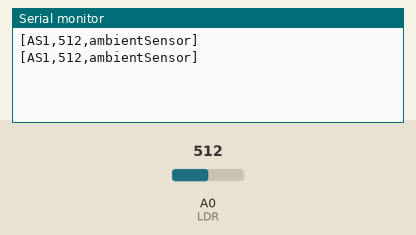
A sketch run on a simulated Arduino Uno, built with avr-gcc and run on an emulated ATmega328P. On the bench: the last lines printed to the serial monitor. The test bench sets the inputs (shaded band); at power-on: A0 (LDR) = 512.

Above: at 10.8 s.
10.9 s: A0 (LDR) set to 716
At 20.7 s:
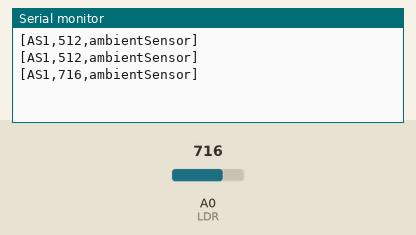
20.9 s: A0 (LDR) set to 900
At 31.3 s:
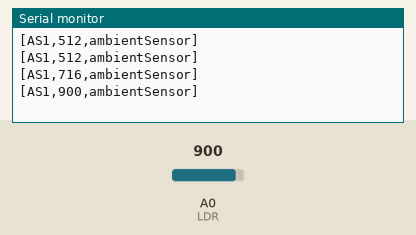
Timing chart, 0 to 32.8 s (numbered marks = the images above; inputs shaded):
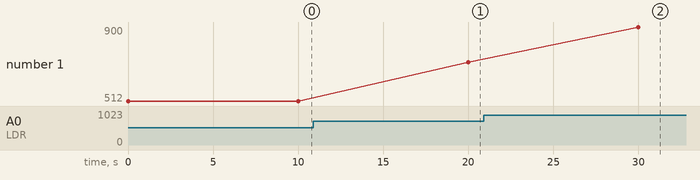

Measured:
- after the input at 10.9 s, the serial monitor: prints a new line after 9.1 s (image 1)
- after the input at 20.9 s, the serial monitor: prints a new line after 9.1 s (image 2)
- plotted number 1: 512 → 716 after the input at 10.9 s, 716 → 900 after the input at 20.9 s

The sketch:

ldr_sensor.ino
```cpp
String ID = "AS1";
const int LDR = A0;
int val = 0;

void setup() {
  Serial.begin(9600);
}

void loop() {
  val = analogRead(LDR);
  int brightness = ((val/1023) * 100);
  // Print a message to the serial port with the sensor's id and temperature
  String message = "\n[" + ID + "," + String(val) + "," + "ambientSensor" + "]";
  Serial.print(message);

  delay(10000);
}
```
